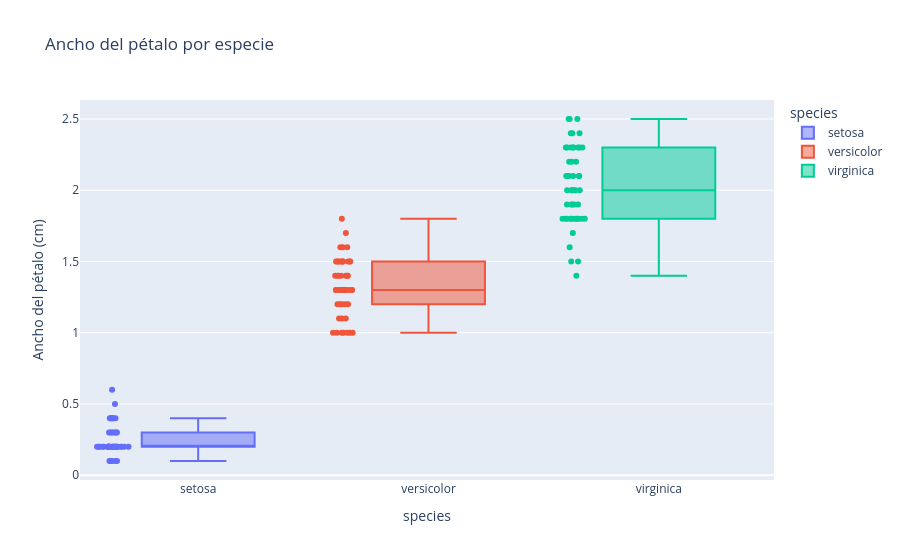

Notebook code for this chart:
### Code cell
# 3. Boxplot de ancho del pétalo
# Crea un boxplot de `petal_width` para cada especie. Muestra también los puntos individuales de las
# observaciones. Identifica visualmente qué especie presenta los valores más altos y cuál tiene menor
# dispersión.
fig = px.box(
    data_frame=df,
    x="species",
    y="petal_width",
    color="species",
    points="all",
    title="Ancho del pétalo por especie",
    labels={"specie": "Especie", "petal_width": "Ancho del pétalo (cm)"}
)

fig.show()

### Figure 1 — Plotly figure (JSON) as saved in the notebook; plotly's stock layout.template omitted (floating-point values rounded to 4 significant figures)
{"data": [{"alignmentgroup": "True", "boxpoints": "all", "hovertemplate": "species=%{x}<br>Ancho del pétalo (cm)=%{y}<extra></extra>", "legendgroup": "setosa", "marker": {"color": "#636efa"}, "name": "setosa", "notched": false, "offsetgroup": "setosa", "orientation": "v", "showlegend": true, "type": "box", "x": ["setosa", "setosa", "setosa", "setosa", "setosa", "setosa", "setosa", "setosa", "setosa", "setosa", "setosa", "setosa", "setosa", "setosa", "setosa", "setosa", "setosa", "setosa", "setosa", "setosa", "setosa", "setosa", "setosa", "setosa", "setosa", "setosa", "setosa", "setosa", "setosa", "setosa", "setosa", "setosa", "setosa", "setosa", "setosa", "setosa", "setosa", "setosa", "setosa", "setosa", "setosa", "setosa", "setosa", "setosa", "setosa", "setosa", "setosa", "setosa", "setosa", "setosa"], "x0": " ", "xaxis": "x", "y": [0.2, 0.2, 0.2, 0.2, 0.2, 0.4, 0.3, 0.2, 0.2, 0.1, 0.2, 0.2, 0.1, 0.1, 0.2, 0.4, 0.4, 0.3, 0.3, 0.3, 0.2, 0.4, 0.2, 0.5, 0.2, 0.2, 0.4, 0.2, 0.2, 0.2, 0.2, 0.4, 0.1, 0.2, 0.2, 0.2, 0.2, 0.1, 0.2, 0.2, 0.3, 0.3, 0.2, 0.6, 0.4, 0.3, 0.2, 0.2, 0.2, 0.2], "y0": " ", "yaxis": "y"}, {"alignmentgroup": "True", "boxpoints": "all", "hovertemplate": "species=%{x}<br>Ancho del pétalo (cm)=%{y}<extra></extra>", "legendgroup": "versicolor", "marker": {"color": "#EF553B"}, "name": "versicolor", "notched": false, "offsetgroup": "versicolor", "orientation": "v", "showlegend": true, "type": "box", "x": ["versicolor", "versicolor", "versicolor", "versicolor", "versicolor", "versicolor", "versicolor", "versicolor", "versicolor", "versicolor", "versicolor", "versicolor", "versicolor", "versicolor", "versicolor", "versicolor", "versicolor", "versicolor", "versicolor", "versicolor", "versicolor", "versicolor", "versicolor", "versicolor", "versicolor", "versicolor", "versicolor", "versicolor", "versicolor", "versicolor", "versicolor", "versicolor", "versicolor", "versicolor", "versicolor", "versicolor", "versicolor", "versicolor", "versicolor", "versicolor", "versicolor", "versicolor", "versicolor", "versicolor", "versicolor", "versicolor", "versicolor", "versicolor", "versicolor", "versicolor"], "x0": " ", "xaxis": "x", "y": [1.4, 1.5, 1.5, 1.3, 1.5, 1.3, 1.6, 1.0, 1.3, 1.4, 1.0, 1.5, 1.0, 1.4, 1.3, 1.4, 1.5, 1.0, 1.5, 1.1, 1.8, 1.3, 1.5, 1.2, 1.3, 1.4, 1.4, 1.7, 1.5, 1.0, 1.1, 1.0, 1.2, 1.6, 1.5, 1.6, 1.5, 1.3, 1.3, 1.3, 1.2, 1.4, 1.2, 1.0, 1.3, 1.2, 1.3, 1.3, 1.1, 1.3], "y0": " ", "yaxis": "y"}, {"alignmentgroup": "True", "boxpoints": "all", "hovertemplate": "species=%{x}<br>Ancho del pétalo (cm)=%{y}<extra></extra>", "legendgroup": "virginica", "marker": {"color": "#00cc96"}, "name": "virginica", "notched": false, "offsetgroup": "virginica", "orientation": "v", "showlegend": true, "type": "box", "x": ["virginica", "virginica", "virginica", "virginica", "virginica", "virginica", "virginica", "virginica", "virginica", "virginica", "virginica", "virginica", "virginica", "virginica", "virginica", "virginica", "virginica", "virginica", "virginica", "virginica", "virginica", "virginica", "virginica", "virginica", "virginica", "virginica", "virginica", "virginica", "virginica", "virginica", "virginica", "virginica", "virginica", "virginica", "virginica", "virginica", "virginica", "virginica", "virginica", "virginica", "virginica", "virginica", "virginica", "virginica", "virginica", "virginica", "virginica", "virginica", "virginica", "virginica"], "x0": " ", "xaxis": "x", "y": [2.5, 1.9, 2.1, 1.8, 2.2, 2.1, 1.7, 1.8, 1.8, 2.5, 2.0, 1.9, 2.1, 2.0, 2.4, 2.3, 1.8, 2.2, 2.3, 1.5, 2.3, 2.0, 2.0, 1.8, 2.1, 1.8, 1.8, 1.8, 2.1, 1.6, 1.9, 2.0, 2.2, 1.5, 1.4, 2.3, 2.4, 1.8, 1.8, 2.1, 2.4, 2.3, 1.9, 2.3, 2.5, 2.3, 1.9, 2.0, 2.3, 1.8], "y0": " ", "yaxis": "y"}], "layout": {"boxmode": "overlay", "legend": {"title": {"text": "species"}, "tracegroupgap": 0}, "title": {"text": "Ancho del pétalo por especie"}, "xaxis": {"anchor": "y", "categoryarray": ["setosa", "versicolor", "virginica"], "categoryorder": "array", "domain": [0, 1], "title": {"text": "species"}}, "yaxis": {"anchor": "x", "domain": [0, 1], "title": {"text": "Ancho del pétalo (cm)"}}}}
